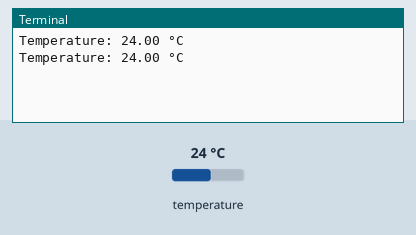
A program run on a simulated Raspberry Pi (BCM pin numbers). On the bench: the last lines printed to the terminal. The test bench sets the inputs (shaded band); at power-on: temperature 24 °C.

Above: at 1.2 s.
1.3 s: temperature set to 12 °C
At 2.6 s:
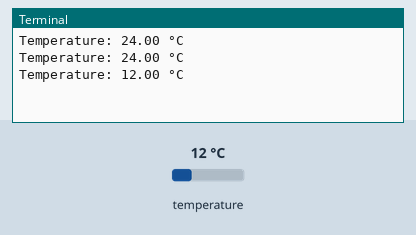
2.8 s: temperature set to 19 °C
At 3.8 s:
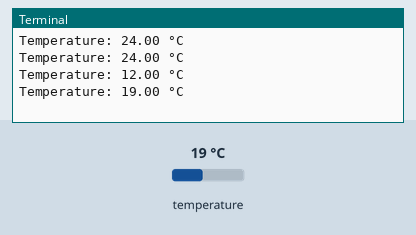
Timing chart, 0 to 5.8 s (numbered marks = the images above; inputs shaded):
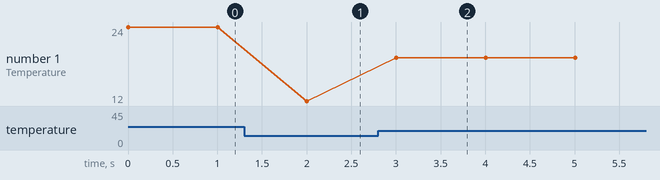

The program:

mpu6050temp.py
```python
import smbus
import time

# MPU6050 Registers
MPU6050_ADDR = 0x68
PWR_MGMT_1 = 0x6B
TEMP_OUT_H = 0x41

# Initialize I2C bus
bus = smbus.SMBus(1)

def read_word(register):
    high = bus.read_byte_data(MPU6050_ADDR, register)
    low = bus.read_byte_data(MPU6050_ADDR, register + 1)
    value = (high << 8) | low
    if value > 32767:  # Convert to signed
        value -= 65536
    return value

def get_temperature():
    raw_temp = read_word(TEMP_OUT_H)
    temp_c = raw_temp / 340.0 + 36.53
    return temp_c

# Initialize MPU6050
bus.write_byte_data(MPU6050_ADDR, PWR_MGMT_1, 0)

try:
    while True:
        temperature = get_temperature()
        print(f"Temperature: {temperature:.2f} °C")
        time.sleep(1)
except KeyboardInterrupt:
    print("Terminated by User")
```

Measured:
- after the input at 1.3 s, the terminal: prints a new line after 0.70 s (image 1)
- after the input at 2.8 s, the terminal: prints a new line after 0.20 s (image 2)
- plotted number 1: 24 → 12 after the input at 1.3 s, 12 → 19 after the input at 2.8 s
